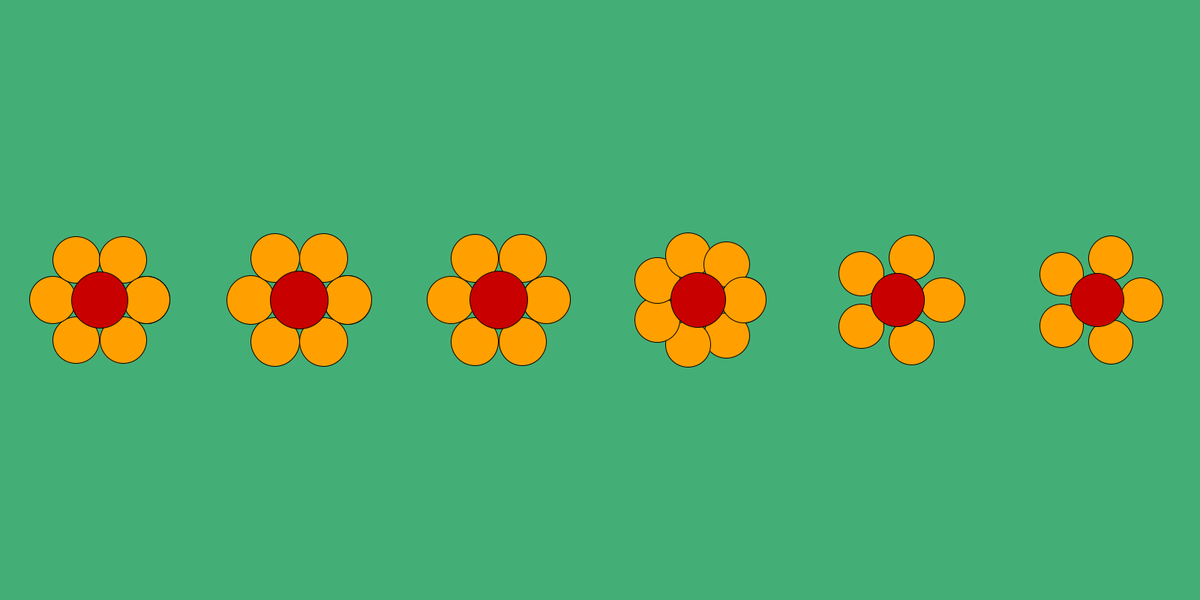
Frame 1 (no input)
Frame 60 (the mouse pressed at the canvas centre just before this capture): identical to frame 1, image omitted
Frame 120 (the mouse held since frame 60 and released just before this capture): identical to frame 1, image omitted

The Processing sketch that drew this single still picture (run headless with seeded random() and noise(); from frame 60 on, the mouse is pressed at the canvas centre):

// Processing sketch: FlowerObjectarrayNew
// ── FlowerObjectarrayNew.pde
Flower[]FlowerRow = new Flower [6]; //flower array
int n_flowers = FlowerRow.length;
Flower flower1;
void setup() {
  size(1600, 800);


  int _r1=60;
  int _pedals =7;
  float _x=width/2;
  float _y=height/2;
  int _pedalColor=#FFA000;



  print(FlowerRow.length);

  float fSpace=width/n_flowers;
  //float stepHalf=step/2;

  for (int i = 0; i<n_flowers; i +=1) {
    FlowerRow[i] = new Flower (_r1+random(-3,5), _pedals+int(random(-3,3)), fSpace*(i+.5), _y, _pedalColor);
//flower1 = new Flower(_r1, _pedals, _x, _y, _pedalColor);
    // flower2 = new Flower(_r1,_pedals,_x2,_y,_pedalColor,_moveX2,_moveY2);
    // flower3 = new Flower(_r1,_pedals,_x3,_y,_pedalColor,_moveX3,_moveY3);
  }
}

void draw() {
  background(#43AF76);
  for (int i = 0; i<n_flowers; i +=1) {
    FlowerRow[i].display();
   
  }

  //  flower1.display();
  //  flower2.display();
  //  flower3.display();
  //  flower1.bounce();
  //  flower2.bounce();
  //  flower3.bounce();
}

// ── flowerClass.pde
class Flower {
  //variables
  
  float r;       // radius of the flower pedal
  int n_pedals;  // number of pedals
  float x;       //x-position of the center of the flower
  float y;       //y-position of the center of the flower
  int pedalColor;// color of flower
  int moveX;    //movement of flower
  int moveY;    //movement of flower
  
  Flower(float temp_r, int temp_n_pedals, float temp_x, float temp_y, int temp_pedalColor) {
    r=temp_r;
    n_pedals = temp_n_pedals;
    x=temp_x;
    y=temp_y;
    pedalColor=temp_pedalColor;
  }
  
  void display() {
    float ballX;
    float ballY;
      
      fill(pedalColor);
      for (float i=0;i<PI*2;i+=2*PI/n_pedals) {
        ballX = x + r*cos(i);
        ballY = y + r*sin(i);
        ellipse(ballX,ballY,r,r); 
      }
      fill(200,0,0);
      ellipse(x,y,r*1.2,r*1.2);
      x = x + moveX;
      y = y + moveY; 
   } 
  void bounce(){
    if (x <= 0 || x >= width){
        moveX=-moveX;
      }  
      if (y <= 0 ||  y >= height){
        moveY=-moveY;
      }
  }
}  
  
  
  
 
